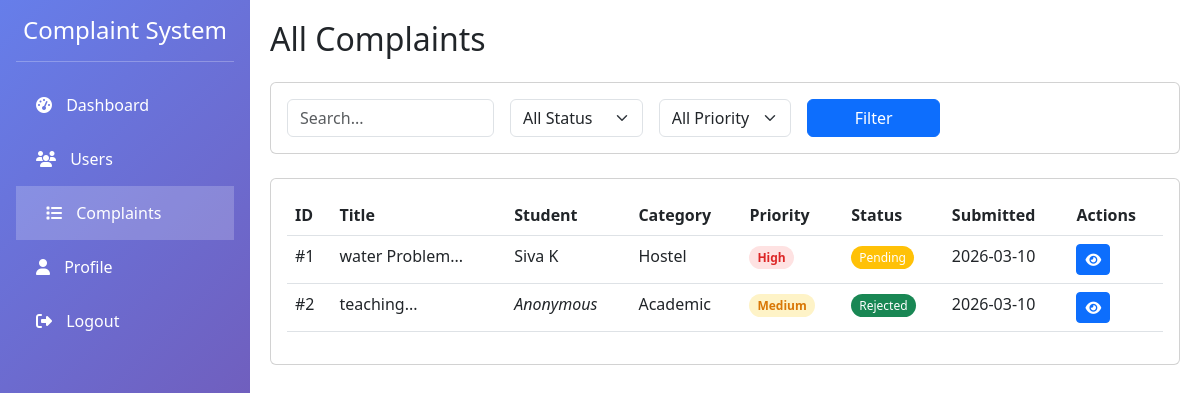
Screenshot of /admin/complaints (signed in) with the database file from the repository.
### app.py (models this page shows)
class Complaint(db.Model):
    __tablename__ = 'complaint'
    id = db.Column(db.Integer, primary_key=True)
    user_id = db.Column(db.Integer, db.ForeignKey('user.id'), nullable=False)
    title = db.Column(db.String(200), nullable=False)
    description = db.Column(db.Text, nullable=False)
    category = db.Column(db.String(50), nullable=False)
    priority = db.Column(db.String(20), default='Medium')
    status = db.Column(db.String(20), default='Pending')
    assigned_to = db.Column(db.Integer, db.ForeignKey('user.id'))
    department_id = db.Column(db.Integer, db.ForeignKey('department.id'))
    submitted_at = db.Column(db.DateTime, default=datetime.utcnow)
    last_updated = db.Column(db.DateTime, default=datetime.utcnow, onupdate=datetime.utcnow)
    resolved_at = db.Column(db.DateTime)
    attachment = db.Column(db.String(200))
    anonymous = db.Column(db.Boolean, default=False)
    feedback_rating = db.Column(db.Integer)
    feedback_comment = db.Column(db.Text)
    updates = db.relationship('ComplaintUpdate', backref='complaint', cascade='all, delete-orphan')

class User(db.Model):
    __tablename__ = 'user'
    id = db.Column(db.Integer, primary_key=True)
    username = db.Column(db.String(80), unique=True, nullable=False)
    password = db.Column(db.String(120), nullable=False)
    email = db.Column(db.String(120), unique=True, nullable=False)
    full_name = db.Column(db.String(120), nullable=False)
    role = db.Column(db.String(20), nullable=False, default='student')
    department = db.Column(db.String(50))
    phone = db.Column(db.String(15))
    profile_pic = db.Column(db.String(200), default='default.jpg')
    created_at = db.Column(db.DateTime, default=datetime.utcnow)
    last_login = db.Column(db.DateTime)
    status = db.Column(db.Boolean, default=True)
    complaints = db.relationship('Complaint', foreign_keys='Complaint.user_id', backref='user', lazy=True)
    assigned_complaints = db.relationship('Complaint', foreign_keys='Complaint.assigned_to', backref='assignee', lazy=True)

### app.py (the view)
@app.route('/admin/complaints')
@login_required
@role_required('admin')
def admin_complaints():
    complaints = Complaint.query.all()
    return render_template('admin/complaints.html', complaints=complaints)

### app.py (called while the page is built)
def login_required(f):
    @wraps(f)
    def decorated_function(*args, **kwargs):
        if 'user_id' not in session:
            flash('Please login first!', 'warning')
            return redirect(url_for('login'))
        return f(*args, **kwargs)
    return decorated_function

def role_required(*roles):
    def decorator(f):
        @wraps(f)
        def decorated_function(*args, **kwargs):
            if 'role' not in session or session['role'] not in roles:
                flash('Access denied!', 'danger')
                return redirect(url_for('dashboard'))
            return f(*args, **kwargs)
        return decorated_function
    return decorator

### templates/admin/complaints.html (shortened to what this page needs)
<!DOCTYPE html>
<html>
<head>
    <link href="https://cdn.jsdelivr.net/npm/bootstrap@5.3.0/dist/css/bootstrap.min.css" rel="stylesheet">
    <link rel="stylesheet" href="https://cdnjs.cloudflare.com/ajax/libs/font-awesome/6.4.0/css/all.min.css">
</head>
<body>
    <div class="sidebar">
        <div class="p-3">
            <h4 class="text-white text-center">Complaint System</h4>
            <hr class="text-white">
            <a href="{{ url_for('dashboard') }}"><i class="fas fa-tachometer-alt"></i> Dashboard</a>
            <a href="{{ url_for('admin_users') }}"><i class="fas fa-users"></i> Users</a>
            <a href="{{ url_for('admin_complaints') }}" class="active"><i class="fas fa-list"></i> Complaints</a>
            <a href="{{ url_for('profile') }}"><i class="fas fa-user"></i> Profile</a>
            <a href="{{ url_for('logout') }}"><i class="fas fa-sign-out-alt"></i> Logout</a>
        </div>
    </div>
    <div class="main-content">
        <h2 class="mb-4">All Complaints</h2>
        <div class="card mb-4">
            <div class="card-body">
                <form method="GET" class="row g-3">
                    <div class="col-md-3">
                        <input type="text" name="search" class="form-control" placeholder="Search...">
                    </div>
                    <div class="col-md-2">
                        <select name="status" class="form-select">
                            <option value="">All Status</option>
                        </select>
                    </div>
                    <div class="col-md-2">
                        <select name="priority" class="form-select">
                            <option value="">All Priority</option>
                        </select>
                    </div>
                    <div class="col-md-2">
                        <button type="submit" class="btn btn-primary w-100">Filter</button>
                    </div>
                </form>
            </div>
        </div>
        <div class="card">
            <div class="card-body">
                <div class="table-responsive">
                    <table class="table table-hover">
                        <thead>
                            <tr>
                                <th>ID</th>
                                <th>Title</th>
                                <th>Student</th>
                                <th>Category</th>
                                <th>Priority</th>
                                <th>Status</th>
                                <th>Submitted</th>
                                <th>Actions</th>
                            </tr>
                        </thead>
                        <tbody>
                            {% for complaint in complaints %}
                            <tr>
                                <td>#{{ complaint.id }}</td>
                                <td>{{ complaint.title[:30] }}...</td>
                                <td>
                                    {% if complaint.anonymous %}
                                        <em>Anonymous</em>
                                    {% else %}
                                        {{ complaint.user.full_name }}
                                    {% endif %}
                                </td>
                                <td>{{ complaint.category }}</td>
                                <td>
                                    <span class="priority-badge priority-{{ complaint.priority|lower }}">
                                        {{ complaint.priority }}
                                    </span>
                                </td>
                                <td>
                                    <span class="status-badge bg-{{ 'warning' if complaint.status == 'Pending' else 'info' if complaint.status == 'In Progress' else 'success' }} text-white">
                                        {{ complaint.status }}
                                    </span>
                                </td>
                                <td>{{ complaint.submitted_at.strftime('%Y-%m-%d') }}</td>
                                <td>
                                    <a href="{{ url_for('view_complaint', complaint_id=complaint.id) }}"
                                       class="btn btn-sm btn-primary">
                                        <i class="fas fa-eye"></i>
                                    </a>
                                </td>
                            </tr>
                            {% endfor %}
                        </tbody>
                    </table>
                </div>
            </div>
        </div>
    </div>
</body>
</html>

### templates/admin/complaints.html (style rules this page uses)
.sidebar { min-height: 100vh; background: linear-gradient(135deg, #667eea 0%, #764ba2 100%); position: fixed; width: 250px; }
.sidebar a { color: white; padding: 15px 20px; text-decoration: none; display: block; }
.sidebar a:hover, .sidebar a.active { background: rgba(255,255,255,0.2); padding-left: 30px; }
.sidebar a i { margin-right: 10px; }
.main-content { margin-left: 250px; padding: 20px; }
.priority-badge { padding: 3px 8px; border-radius: 12px; font-size: 12px; font-weight: bold; }
.priority-high { background: #fee2e2; color: #dc2626; }
.priority-medium { background: #fef3c7; color: #d97706; }
.status-badge { padding: 3px 8px; border-radius: 12px; font-size: 12px; }

### rows the page displays
Complaint: id "1", title "water Problem", user.full_name "Siva K", category "Hostel", priority "High", status "Pending", submitted_at "2026-03-10"
Complaint: id "2", title "teaching", anonymous "Anonymous", category "Academic", priority "Medium", status "Rejected", submitted_at "2026-03-10"
